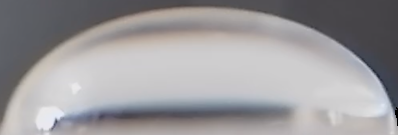
#> input picture lab_term/drops/100_glic_alc_0_1_23.png, 398 x 135 px, given in place of 200_Glyc_alc_2_3_23.png, which was not available
$ jupyter execute --allow-errors Untitled.ipynb
#> lines starting #> are read from the running program, lines starting #| are printed output that depends on the picture; after the words box and inside, x2 and y2 are one past the last pixel; in counts of white or black regions, pixels touching at a corner belong together; long printed decimals are rounded; pictures that were not available may be replaced by others from this repository, and a replacement may not be noted
[cell 1]
import cv2
import numpy as np
import matplotlib.pyplot as plt
import pandas as pd

[cell 2]
def viewImage(image):
    window_name = 'image'
    cv2.imshow(window_name, image)
    cv2.waitKey(0)
    cv2.destroyAllWindows()

[cell 3]
white = np.uint8([[[0, 0, 0 ]]])
white_hsv = cv2.cvtColor(white,cv2.COLOR_BGR2HSV)
print( white_hsv)

[cell 4]
Val = "200"
Mat = "Glyc"
Add = "alc"
Per = "2"
Att = "3"
Tem = "23"

name = Val+ "_" + Mat + "_" + Add + "_" +Per + "_" + Att +"_" + Tem
print(name)
image = cv2.imread(name + ".png")
#> image is the input picture: shape (135, 398, 3); mean B, G, R 156.1, 153.8, 155.9
w, h, c = image.shape
#> w = 135; h = 398; c = 3

print(w)
#| 135
print(h)
#| 398
# image  = cv2.resize(image, (h*7, w*7))
hsv_img = cv2.cvtColor(image, cv2.COLOR_BGR2HSV)
#> hsv_img: shape (135, 398, 3); mean H, S, V 100.3, 12.8, 159.1

viewImage(hsv_img)

[cell 5]
white_low = np.array([0 , 0, 0] )

white_high = np.array([1, 1, 1])

curr_mask = cv2.inRange(hsv_img, white_low, white_high)
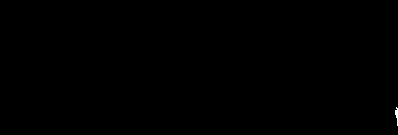
#> curr_mask: shape (135, 398); 0.06% white; 1 white region, box (x1, y1, x2, y2) and area: (395, 107, 398, 126) 33
hsv_img[curr_mask > 0] = ([0,0,0])
viewImage(hsv_img) ## 2

[cell 6]
# converting the HSV image to Gray inorder to be able to apply
# contouring
RGB_again = cv2.cvtColor(hsv_img, cv2.COLOR_HSV2RGB)
gray = cv2.cvtColor(RGB_again, cv2.COLOR_RGB2GRAY)
viewImage(gray) ## 3
ret, threshold = cv2.threshold(gray, 90, 255, 0)
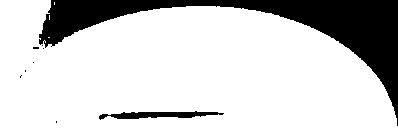
#> threshold: shape (135, 398); 81% white; 9 black regions (7 under 20 px)
viewImage(threshold) ## 4

contours, hierarchy =  cv2.findContours(threshold,cv2.RETR_TREE,cv2.CHAIN_APPROX_NONE)
#> contours = 14 contours, 12 with area under 20; largest, box (x1, y1, x2, y2) and area: (0, 0, 398, 135) 43604, (98, 110, 225, 121) 721
# image2 = image
# cv2.drawContours(image2, contours, -1, (0, 0, 255), 1)
# viewImage(image2) ## 5


cont = []
for cnt in contours:
                cnt_len = cv2.arcLength(cnt, True)
                cnt = cv2.approxPolyDP(cnt, 0.002*cnt_len, True)
                cont.append(cnt)
#> this loop made 14 passes
#> (cnt, cnt_len) on passes 1, 3, 8, 10, 11, 13, 14: ([[48, 37], [49, 37]], 2), ([[54, 2], [54, 4]], 4), ([[20, 75], [21, 74], [22, 75], [21, 76]], 5.66), ([[32, 62], [33, 61], [34, 62], [33, 63]], 5.66), ([[42, 48], [43, 47], [44, 48], [43, 49]], 5.66), ([[50, 46], [51, 45], [52, 46], [51, 47]], 5.66), ([[41, 45], [42, 44], [43, 45], [42, 46]], 5.66)
#> cnt_len on passes 4, 5, 6, 7, 9, 12: 1117.5, 7.66, 269.7, 7.66, 7.66, 17.66
#> after the loop, cont = 14 contours, 12 with area under 20; largest, box (x1, y1, x2, y2) and area: (0, 0, 398, 135) 43440, (98, 110, 225, 121) 720
image_app = image


a = []
for i in contours:
    a.append(len(i))
#> this loop made 14 passes
#> i on passes 1, 3, 8, 10, 11, 13, 14: [[48, 37], [49, 37]], [[54, 2], [54, 3], [54, 4], [54, 3]], [[20, 75], [21, 74], [22, 75], [21, 76]], [[32, 62], [33, 61], [34, 62], [33, 63]], [[42, 48], [43, 47], [44, 48], [43, 49]], [[50, 46], [51, 45], [52, 46], [51, 47]], [[41, 45], [42, 44], [43, 45], [42, 46]]
#> after the loop, a = [2, 8, 4, 1055, 6, 254, 6, 4, 6, 4, 4, 16, 4, 4]
ind = (a.index(max(a)))
#> ind = 3

cv2.drawContours(image_app, contours, ind, (0, 0, 255), 2)
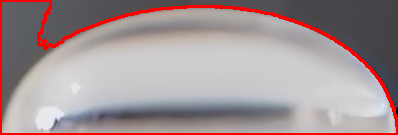
#> image_app: shape (135, 398, 3); 5.24% of pixels changed, all inside (x1, y1, x2, y2) = (0, 0, 398, 135)
viewImage(image_app)

x =  contours[ind][:, 0][:, 0]
#> x = 1055 values, max 397 at index 531, min 0 at index 0, mean 168.8
y = ( contours[ind][:, 0][:, 1])
#> y = 1055 values, max 134 at index 134, min 0 at index 0, mean 74.38
df = pd.DataFrame()
df['x'] = x
df['y'] = y
print(df)

path = "C:/Users/gorar/Desktop/mipt/lab_term/drops/git_drops/"

#> (the rest of this cell did not finish here and is left out)

[cell 7]
cv2.imwrite('drop.png', image_app)
#> Out = True

[cell 8]
print(1/60/np.sqrt(c))
#| 0.009623
